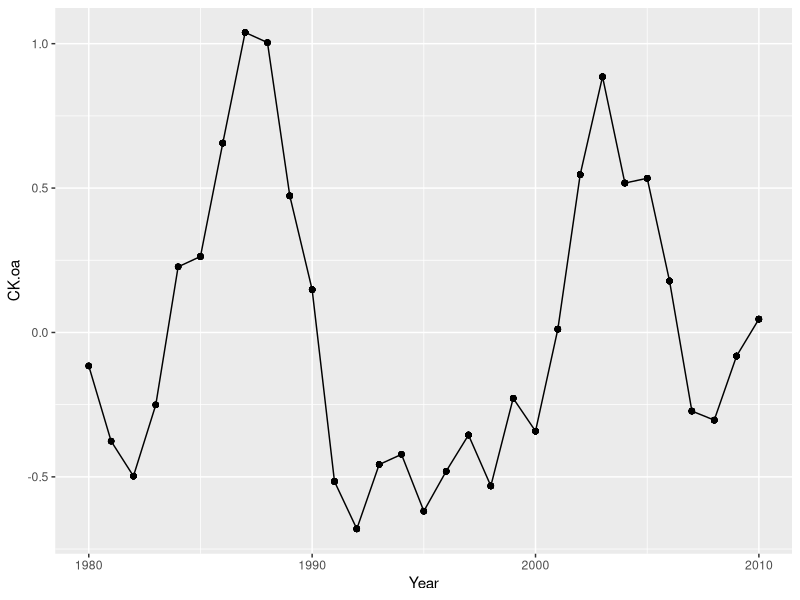
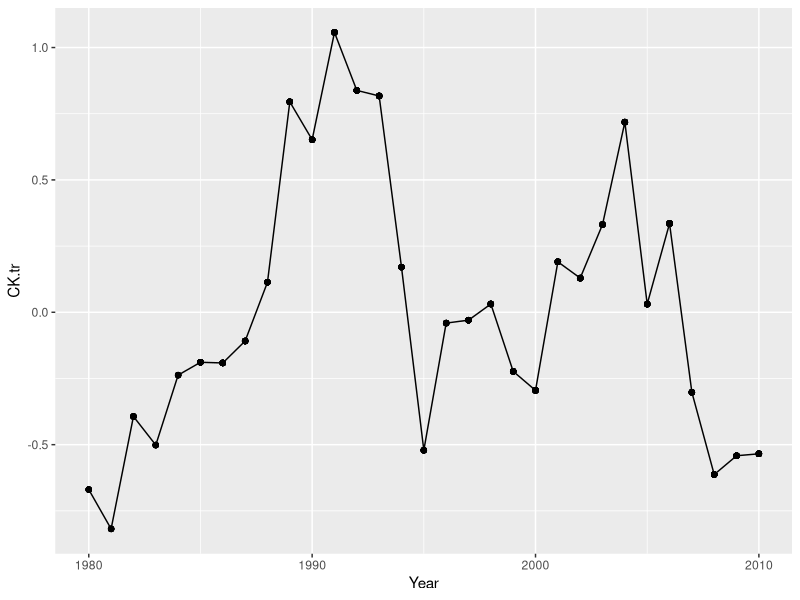
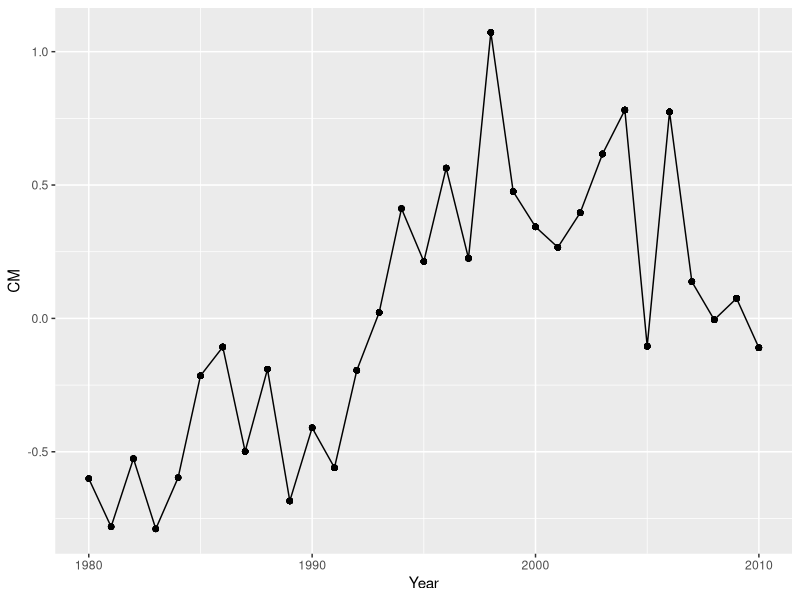
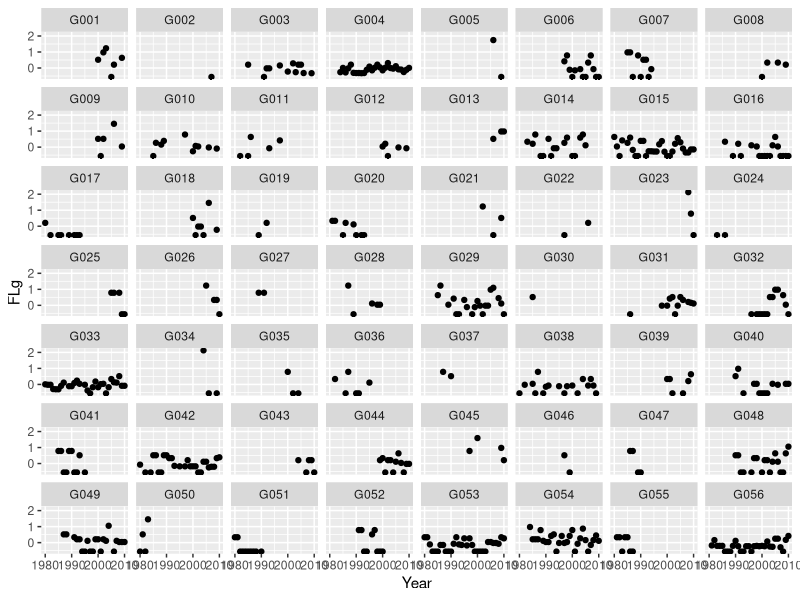
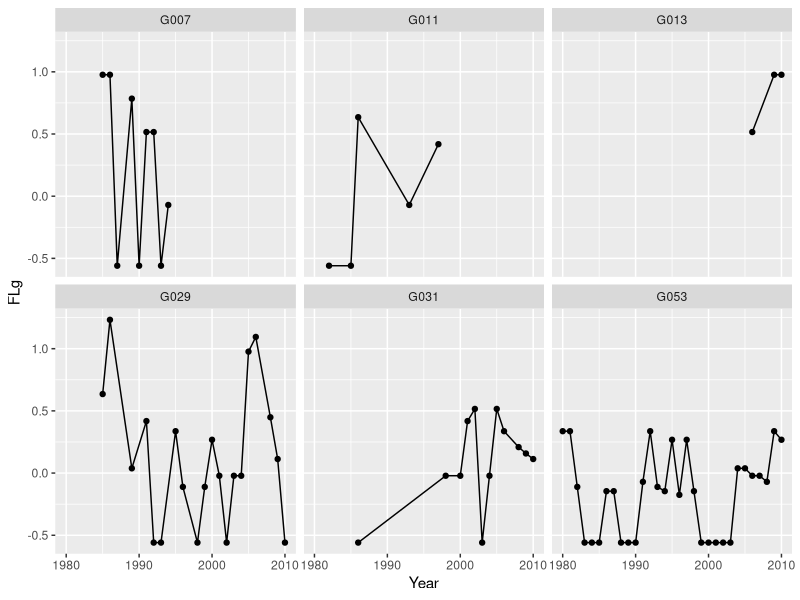
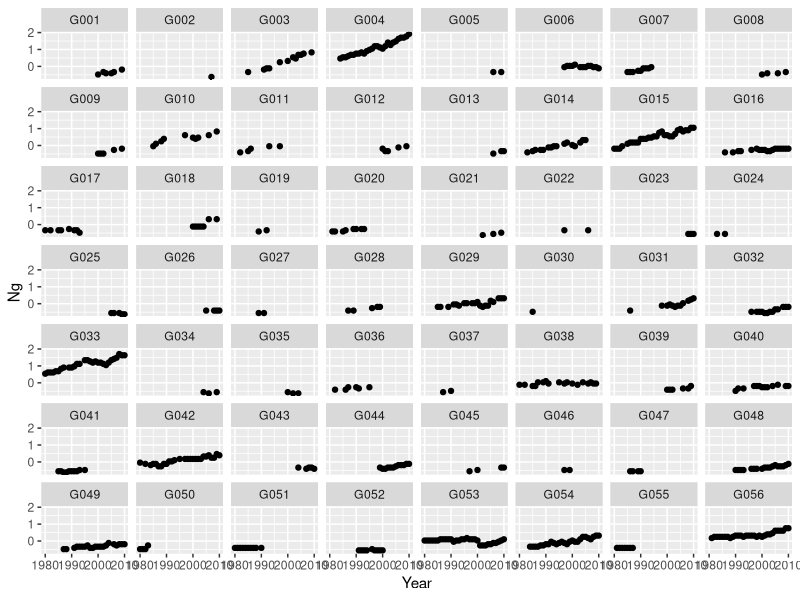
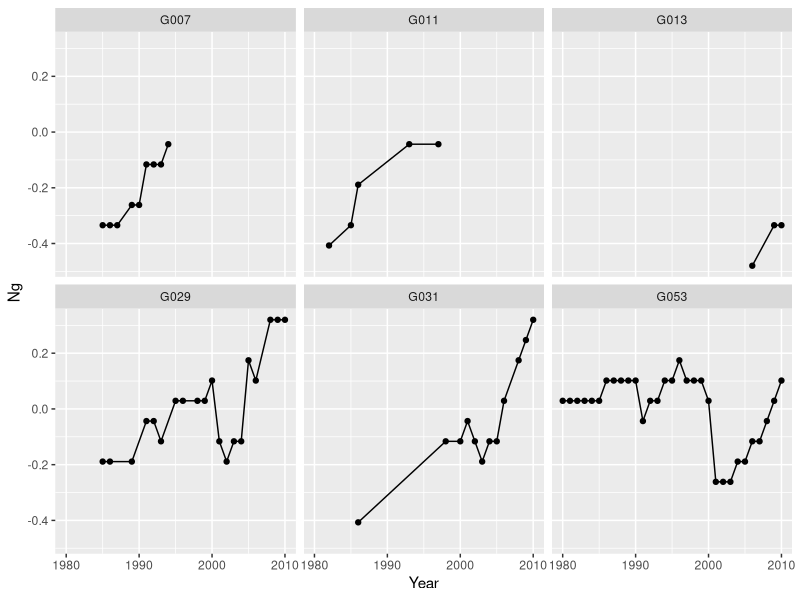
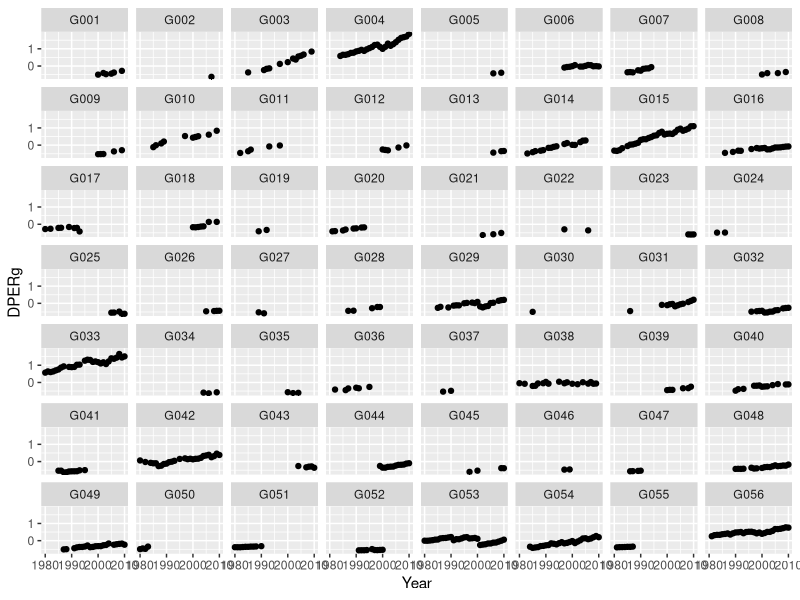

The R script that drew these images, in order:
## ---- chunk 1
library(here)
library(tidyverse)
library(dplyr)
library(ggfortify)
library(stats)
#library(DMwR)
## ---- chunk 2
#Reading in the Data
library(here)
here()
orca_data<- read.csv(here("stredulinsky2021.csv")) #Kaylie/Clara/Madeline Read in 

## ---- chunk 3
# Exploring
head(orca_data)
glimpse(orca_data)
#okay 25 columns that is a lot.

which(is.na(orca_data))
#no NA's
## ---- chunk 4
#Creating Subset
orca_data_subset <- select(orca_data, Year, Group.ID,
                           CK.oa, CK.tr, CM, DPERg, FLg, FRg, Ng)
                          

head(orca_data_subset)
## ---- chunk 5
#Checking for Na's
which(is.na(orca_data_subset))
#okay so it appears we don't have any missing values. 
## ---- chunk 6
orca_data_sub2 <- orca_data %>%
  select(Year, Group.ID, CK.oa, CK.tr, CM, DPERg, FLg, Ng)

#selecting 6 random groups to look at because 56 is hard to see at once
groups <- sample(1:56, 6, replace = F) #sample 6 random numbers from 1-56
groups <- as.character(groups)
for(i in 1:length(groups)){ #for each number
  if(nchar(groups[i])==1){ #if the number of characters is 1 (1, 2, 3...)
    groups[i] <- paste("G00", groups[i], sep="") #add G00 in front
  }
  else{ #if the number is not 1 (10, 11, 12...)
  groups[i] <- paste("G0", groups[i], sep="") #add G0 in front
  }
}

orca_data_sub2_6 <- orca_data_sub2 %>% #filter for the 6 groups
  filter(Group.ID == groups[1] | Group.ID == groups[2] | Group.ID == groups[3] |
         Group.ID == groups[4] | Group.ID == groups[5] | Group.ID == groups[6])

#Checking number of observations from each group
orca_data_sub2 %>% 
  group_by(Group.ID) %>% 
  tally() %>% 
  arrange(n, desc(n))

#G002, G003 have 1 observation
#G005, G0019, G022, G024, G027, G037, G046 have 2 observations
## ---- chunk 7
#Salmon over time
ggplot(orca_data_sub2, aes(Year, CK.oa))+
  geom_point()+
  geom_line()

ggplot(orca_data_sub2, aes(Year, CK.tr))+
  geom_point()+
  geom_line()

ggplot(orca_data_sub2, aes(Year, CM))+
  geom_point()+
  geom_line()

#Lactating females over time in groups
ggplot(orca_data_sub2, aes(Year, FLg))+
  geom_point()+
  facet_wrap(~Group.ID)

ggplot(orca_data_sub2_6, aes(Year, FLg))+
  geom_point()+
  geom_line()+ #improves readability
  facet_wrap(~Group.ID)


#Number of individuals in groups
ggplot(orca_data_sub2, aes(Year, Ng))+
  geom_point()+
  facet_wrap(~Group.ID)

ggplot(orca_data_sub2_6, aes(Year, Ng))+
  geom_point()+
  geom_line()+
  facet_wrap(~Group.ID)

#pod energetic requirement
ggplot(orca_data_sub2, aes(Year, DPERg))+
  geom_point()+
  facet_wrap(~Group.ID)

ggplot(orca_data_sub2_6, aes(Year, DPERg))+
  geom_point()+
  geom_line()+
  facet_wrap(~Group.ID)
## ---- chunk 8
ggplot(orca_data_sub2, aes(FLg))+
  geom_histogram() #histogram of FLg to assess normality
## ---- chunk 9
# value = x-mean(x) / 2sd(x)
# descale <- function(x, sd){
#   vals <- c()
#   for(i in 1:length(x)){
#     #vals[i] <- (x[i]-mean(x))/(2*sd)
#     vals[i] <- (x[i]+mean(x))*(2*sd)
#   }
#   return(vals)
# }
# 
# 
# unscaledFLg <- descale(orca_data_sub2$FLg, 0.73)
# 
# unscaledData <- orca_data_sub2 %>% 
#   select(FLg) %>% 
#   unscale()
# 
# unscaledFLg <- unscale(2*orca_data_sub2$FLg)
# unscaledCK.oa <- unscale(2*orca_data_sub2$CK.oa)
## ---- chunk 10
orca_data_sub2 %>% 
  select(CK.oa, Year, Group.ID) %>% 
  plot()
## ---- chunk 11
orca_data_sub2 %>% 
  select(CK.oa) %>% 
  summary() 

hist(orca_data_sub2$CK.oa)
hist(orca_data_sub2$FLg) #Y is not normally distributed Transform to log?
## ---- chunk 12
library(lme4)
library(lmerTest)
CK_FLg_Year<-lmer(FLg~CK.oa+ (1|Year), data = orca_data_sub2, REML= FALSE)
summary (CK_FLg_Year)
## ---- chunk 13
CK_FLg_Year_GroupID<-lmer(FLg~CK.oa + (1|Year) + (1|Group.ID), data = orca_data_sub2, REML= FALSE)
summary(CK_FLg_Year_GroupID)

plot(CK_FLg_Year_GroupID) # I dont know
## ---- chunk 14
# log transforming FLG 
orca_data_sub2$FLg <- log(orca_data_sub2$FLg)

CK_FLg_Year_GroupID_logtransform<-lmer(FLg~CK.oa + (1|Year) + (1|Group.ID), data = orca_data_sub2, REML= FALSE)
#looks better! 
plot(CK_FLg_Year_GroupID_logtransform)

#exponentially transforming FLG
orca_data_sub2$FLg <- exp(orca_data_sub2$FLg)


CK_FLg_Year_GroupID_exptransform<-lmer(FLg~CK.oa + (1|Year) + (1|Group.ID), data = orca_data_sub2, REML= FALSE)
#this also looks somewhat better than the original but I think the log one is a better transformation 
plot(CK_FLg_Year_GroupID_exptransform)
## ---- chunk 15

years_measured<-(c(seq(1980,2010,1)))
#Numbers are in values of Millions of Fish
chum_generator <- function(){
  chum_density <- sample(x = seq(0.46,6.17,0.02), size = length(years_measured), replace = T) #choosing a random value between the range of 0.46 to 6.17, Replacing is True
  yearly_chum <- data.frame(years_measured, chum_density) #making data frame for each year and with the random density
    return(yearly_chum)
  }
  
chum_generator()

#Okay for reference, sample needs the x (the range to pick from) and then the size (which is how many variables its gonna pick); so don't need a for loop
  
## ---- chunk 16

#Numbers are in values of Millions of Fish
chinook_generator <- function(){
  chinook_density <- sample(x = seq(0.13,1.27,0.02), size = length(years_measured), replace = T) #choosing a random value between the range of 0.46 to 6.17, Replacing is True
  yearly_chinook <- data.frame(years_measured, chinook_density) #making data frame for each year and with the random density
    return(yearly_chinook)
  }
  
chinook_generator()

## ---- chunk 17
salmon<- data.frame(chinook_generator(), chum_generator())

salmon_data<-salmon %>% 
  select(years_measured,chinook_density,chum_density) %>% 
  mutate(total_salmon = chinook_density + chum_density) 
## ---- chunk 18
hist(salmon_data$total_salmon)
## ---- chunk 19
group_number<-seq(1,16,1)
pod <- function(){
  n<- rpois(1, lambda = 300)
  pod_size<-rmultinom(1, size = n, prob = rep(1,16)) 
  #multinorm to make sure orcas add to 300, repeat 16 times
  pod_size_by_group <- data.frame(group_number,pod_size ) #puttin gin dataframe
    return(pod_size_by_group)
  }
 
pod()

## ---- chunk 20
pod_data<- pod() %>% 
  mutate(number_repro_females = round(pod_size * 0.22,0))
#rounding upwards to get whole number

## ---- chunk 21
Lactating_females <- c()
for(i in 1:nrow(pod_data)){
  Lactating_females[i] <- rbinom(1,pod_data$number_repro_females[i], prob = 0.2)
}
Lactating_females

 pod_data_2<-pod_data %>% 
  mutate(Lactating_females = Lactating_females)

pod_data_2

## ---- chunk 22
#pod_data_Yea <- data.frame(year, group, repro_female, lact_female)
lactating_Orca_Data_Gen <- function(n){
  for(i in 1:n){}
    pod <- function(){
      n<- rpois(1, lambda = 300)
      pod_size<-rmultinom(1, size = n, prob = rep(1,16)) 
      #multinorm to make sure orcas add to 300, repeat 16 times
      pod_size_by_group <- data.frame(group_number,pod_size ) #puttin gin dataframe
      return(pod_size_by_group)
    }

    pod_data<- pod() %>% 
      mutate(number_repro_females = round(pod_size * 0.22,0))
    Lactating_females <- c()
    for(i in 1:nrow(pod_data)){
      Lactating_females[i] <- rbinom(1,pod_data$number_repro_females[i], prob = 0.2)
    }

    pod_data_2<-pod_data %>% 
    mutate(Lactating_females = Lactating_females)
}
## ---- chunk 23
# ------------- From Lecture -------------
# power_analysis_function <- function(sample_size){
#   
#   sims <- 1000
#   pvalues <- c()
#   for (i in 1:sims){
#   data <- data_generator(sample_size)
#   model <- glm(disease_status~scale(age), family = binomial, data = data)
#   pvalues[i] <- summary(model)$coefficients[2,4]
#   }
#   
#   power_estimate <- length(which(pvalues < 0.01))/length(pvalues)
#   
#   return(power_estimate)
# }
# 
# sample_sizes <- seq(100,200,10); power_estimates <- c()
# 
# for (i in 1:length(sample_sizes)){
#   power_estimates[i] <- power_analysis_function(sample_size = sample_sizes[i])
# }
# 
# knitr::kable(cbind(n = sample_sizes, power = power_estimates))



 #pod_size <- sample(x = seq(3,38,1), size = 16, replace = T) #Choosing from 16 total pods
